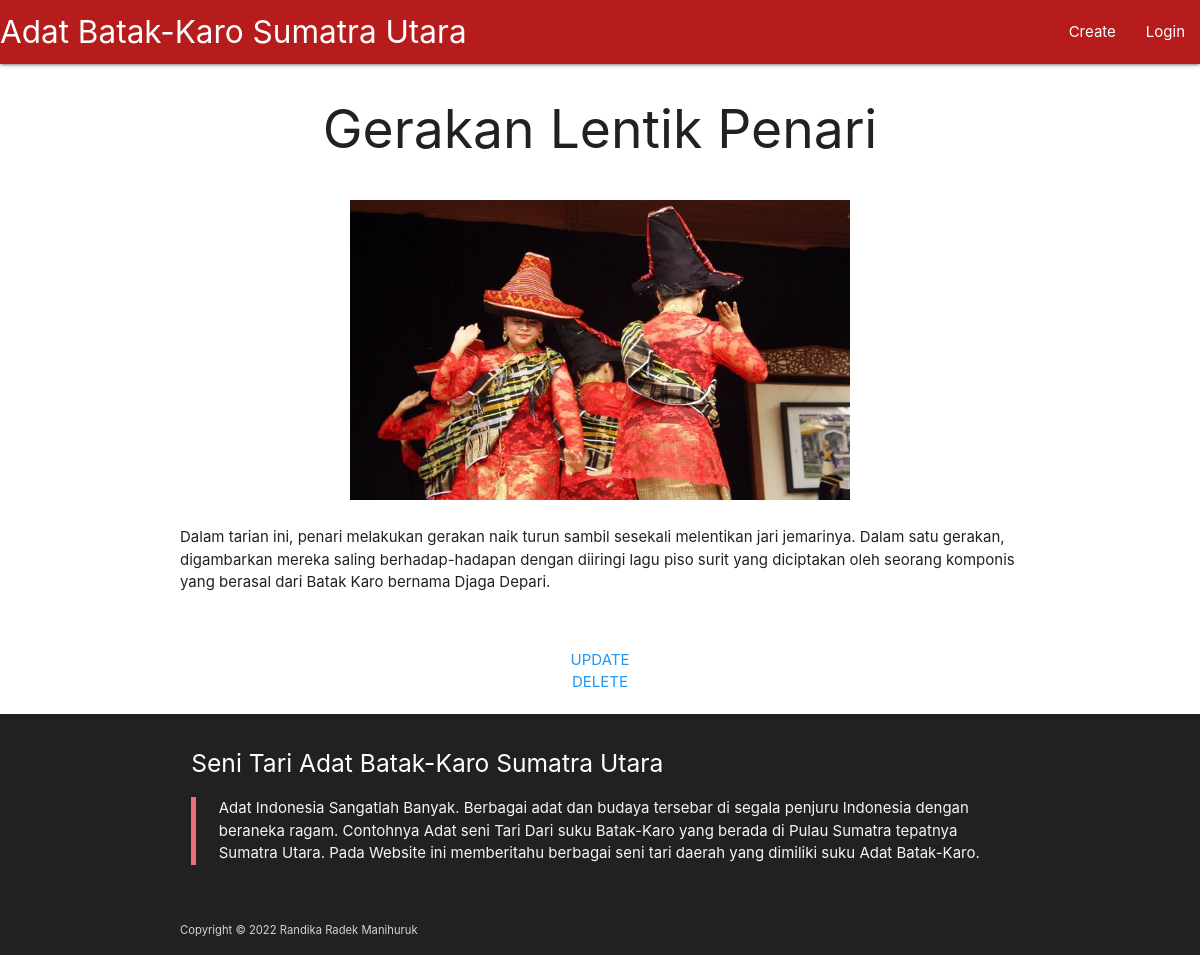
Page /welcome/index/item626172c0746986.07896201 on the committed database.
### tables this page shows
CREATE TABLE `post` (
  `id` varchar(30) NOT NULL,
  `name` varchar(100) NOT NULL,
  `description` text NOT NULL,
  `filename` varchar(35) NOT NULL
);

### application/controllers/Welcome.php (called while the page is built, shortened)
<?php
class Welcome extends CI_Controller {
 public function __construct()
 {
  $this->load->model('M_welcome', 'model');
  $this->load->helper('url');
  $this->load->library('session');
 }
 public function index($id=FALSE)
 {
  if ($id===FALSE){
   $data['home_post'] = $this->model->read();
   $this->load->view('header');
   $this->load->view('home', $data);
   $this->load->view('footer');
  } else{
   $data['post'] = $this->model->read($id);
   $this->load->view('header');
   $this->load->view('post', $data);
   $this->load->view('footer');
  }
    }
}

### index.php (called while the page is built, shortened)
<?php
require_once BASEPATH.'core/CodeIgniter.php';

### application/models/M_welcome.php (called while the page is built, shortened)
<?php
class M_welcome extends CI_Model {
    public function read($id=FALSE){
        if ($id===FALSE){
            return $this->db->get('post')->result_array();
        }else{
            $query = $this->db->get_where('post', array('id' => $id));
            return $query->row();
        }
    }
}

### application/views/post.php (the view)
<div class="row">
 <div class="col s12">
  <div class="row center">
   <h2><?= $post->name; ?></h1>
  </div>
  <div class="row center">
   <img src="<?= site_url('upload/post/'.$post->filename); ?>" alt="Post's Image" width="500vw" height="300vh">
  </div>
  <div class="row">
   <p><?= $post->description; ?></p>
  </div>
 </div>
</div>
<div class="row">
 <div class="center col s12">
  <a href="<?= site_url('welcome/update/' .$post->id)?>" class="blue-text">UPDATE</a>
 </div>
  <div class="center col s12">
  <a href="<?= site_url('welcome/delete/' .$post->id)?>" class="blue-text">DELETE</a>
 </div>
</div>

### application/views/footer.php (style rules this page uses)
body { display: flex; min-height: 100vh; flex-direction: column; }

### rows in the picture
post: name "Gerakan Lentik Penari", filename (picture), description "Dalam tarian ini, penari melakukan gerakan naik turun sambil sesekali melentikan jari jemarinya. Dalam satu gerakan, digambarkan mereka saling berhadap-hadapan dengan diiringi lagu piso surit yang diciptakan oleh seorang komponis yang berasal dari Batak Karo bernama Djaga Depari."
